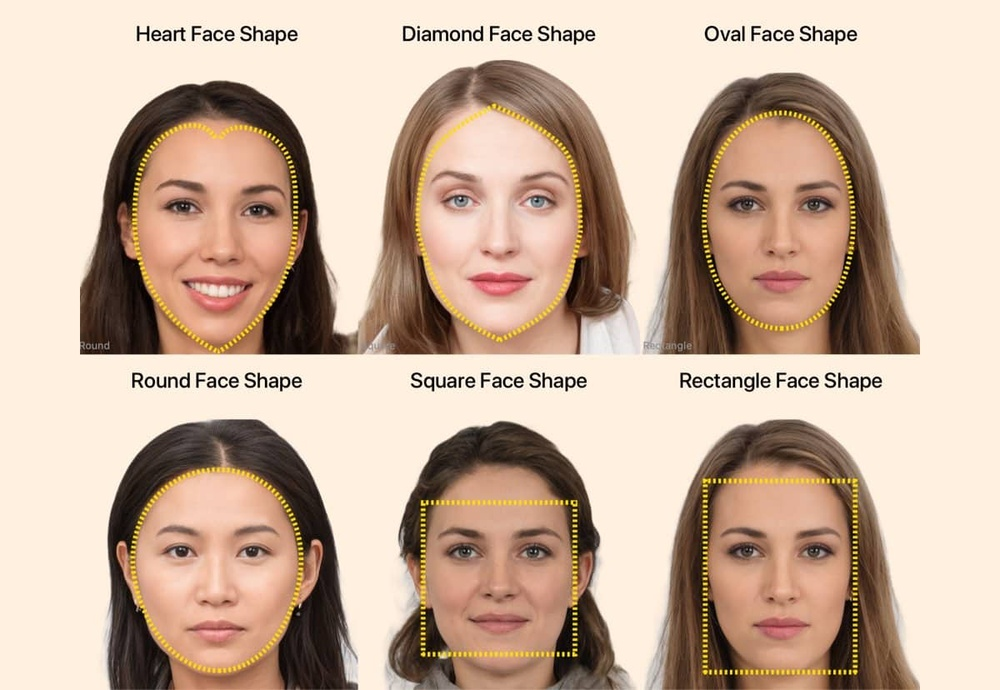
#> input picture how-to-determine-your-faceshape.jpg, 1000 x 690 px, shrunk from 1200 x 828 before the run
$ python main.py
#> lines starting #> are read from the running program, lines starting #| are printed output that depends on the picture; after the words box and inside, x2 and y2 are one past the last pixel; in counts of white or black regions, pixels touching at a corner belong together
import cv2
# read haarcascade data
trained_face_data = cv2.CascadeClassifier('haarcascade_frontalface_default.xml')
# read image from doc
img = cv2.imread('how-to-determine-your-faceshape.jpg')
#> img is the input picture: shape (690, 1000, 3); mean B, G, R 156.9, 176.1, 201.1
# convert to grayscale as CV2 supports that
gray_img = cv2.cvtColor(img,cv2.COLOR_BGR2GRAY)
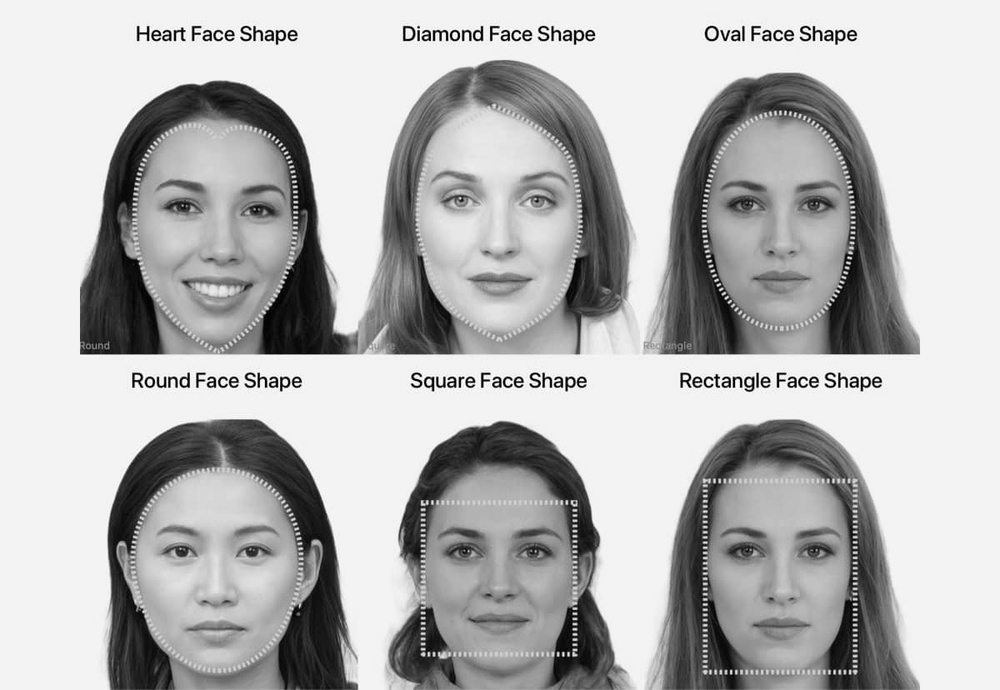
#> gray_img: shape (690, 1000); min 0, max 255, mean 181.5
# show grayscale image
cv2.imshow('Testing',gray_img)
# find coordinates
coord = trained_face_data.detectMultiScale(gray_img)
#> coord = [[399, 119, 205, 205], [684, 130, 194, 194], [690, 482, 182, 182], [116, 126, 204, 204], [120, 472, 196, 196], [408, 477, 187, 187]]
cv2.waitKey()
print(coord)
#| [[399 119 205 205]
#|  [684 130 194 194]
#|  [690 482 182 182]
#|  [116 126 204 204]
#|  [120 472 196 196]
#|  [408 477 187 187]]
# read haarcascade data
for (x,y,w,h) in coord:
 cv2.rectangle(img,(x ,y),(x+w,y+h),(255,255,255),3)
#> this loop made 6 passes
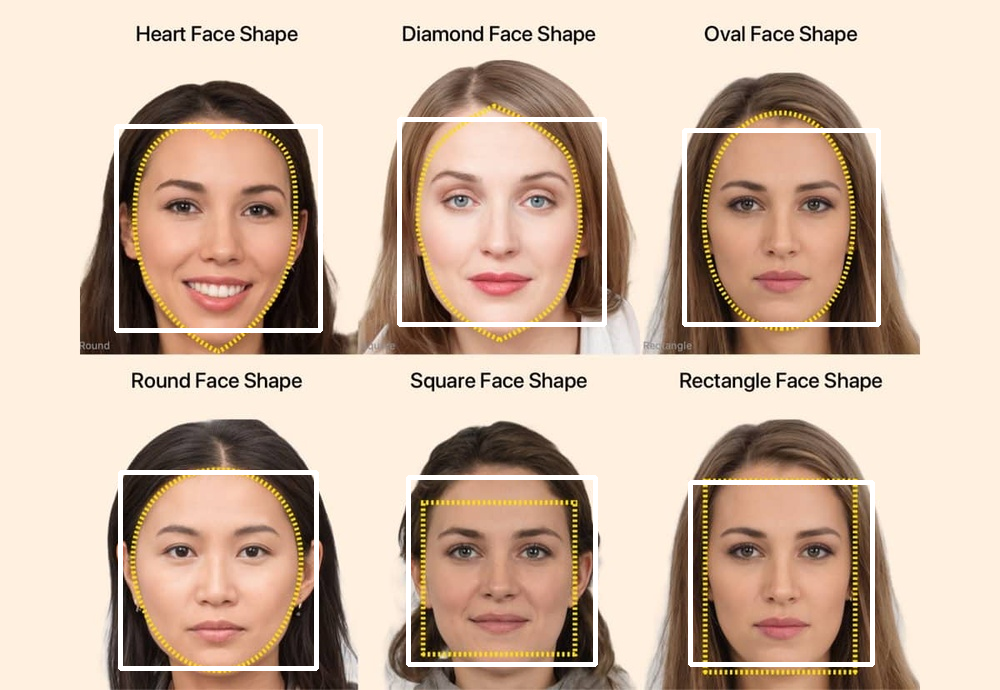
#> img: shape (690, 1000, 3); 3.38% of pixels changed, all inside (x1, y1, x2, y2) = (114, 117, 881, 671)
cv2.imshow('Testing',img)
cv2.waitKey()
